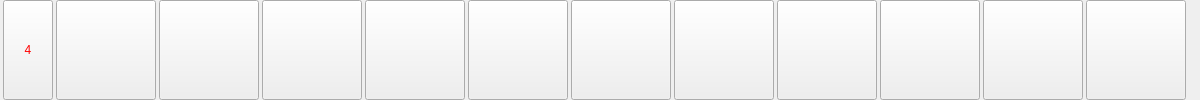
     <widget class="QWidget" name="line3" native="true">
      <property name="minimumSize">
       <size>
        <width>1200</width>
        <height>100</height>
       </size>
      </property>
      <property name="maximumSize">
       <size>
        <width>100</width>
        <height>100</height>
       </size>
      </property>
      <layout class="QHBoxLayout" name="horizontalLayout_5">
       <property name="spacing">
        <number>0</number>
       </property>
       <property name="sizeConstraint">
        <enum>QLayout::SetNoConstraint</enum>
       </property>
       <property name="leftMargin">
        <number>0</number>
       </property>
       <property name="topMargin">
        <number>0</number>
       </property>
       <property name="rightMargin">
        <number>0</number>
       </property>
       <property name="bottomMargin">
        <number>0</number>
       </property>
       <item>
        <widget class="QToolButton" name="toolButton_43">
         <property name="minimumSize">
          <size>
           <width>50</width>
           <height>100</height>
          </size>
         </property>
         <property name="maximumSize">
          <size>
           <width>50</width>
           <height>100</height>
          </size>
         </property>
         <property name="styleSheet">
          <string notr="true">color: rgb(255, 0, 0);
font: 18pt &quot;华文琥珀&quot;;</string>
         </property>
         <property name="text">
          <string>4</string>
         </property>
         <property name="iconSize">
          <size>
           <width>80</width>
           <height>80</height>
          </size>
         </property>
         <property name="autoRaise">
          <bool>false</bool>
         </property>
        </widget>
       </item>
       <item>
        <widget class="QPushButton" name="col3_0">
         <property name="minimumSize">
          <size>
           <width>100</width>
           <height>100</height>
          </size>
         </property>
         <property name="maximumSize">
          <size>
           <width>100</width>
           <height>100</height>
          </size>
         </property>
         <property name="text">
          <string/>
         </property>
         <property name="iconSize">
          <size>
           <width>100</width>
           <height>100</height>
          </size>
         </property>
        </widget>
       </item>
       <item>
        <widget class="QPushButton" name="col3_1">
         <property name="minimumSize">
          <size>
           <width>100</width>
           <height>100</height>
          </size>
         </property>
         <property name="maximumSize">
          <size>
           <width>100</width>
           <height>100</height>
          </size>
         </property>
         <property name="text">
          <string/>
         </property>
         <property name="iconSize">
          <size>
           <width>100</width>
           <height>100</height>
          </size>
         </property>
        </widget>
       </item>
       <item>
        <widget class="QPushButton" name="col3_2">
         <property name="minimumSize">
          <size>
           <width>100</width>
           <height>100</height>
          </size>
         </property>
         <property name="maximumSize">
          <size>
           <width>100</width>
           <height>100</height>
          </size>
         </property>
         <property name="text">
          <string/>
         </property>
         <property name="iconSize">
          <size>
           <width>100</width>
           <height>100</height>
          </size>
         </property>
        </widget>
       </item>
       <item>
        <widget class="QPushButton" name="col3_3">
         <property name="minimumSize">
          <size>
           <width>100</width>
           <height>100</height>
          </size>
         </property>
         <property name="maximumSize">
          <size>
           <width>100</width>
           <height>100</height>
          </size>
         </property>
         <property name="text">
          <string/>
         </property>
         <property name="iconSize">
          <size>
           <width>100</width>
           <height>100</height>
          </size>
         </property>
        </widget>
       </item>
       <item>
        <widget class="QPushButton" name="col3_4">
         <property name="minimumSize">
          <size>
           <width>100</width>
           <height>100</height>
          </size>
         </property>
         <property name="maximumSize">
          <size>
           <width>100</width>
           <height>100</height>
          </size>
         </property>
         <property name="text">
          <string/>
         </property>
         <property name="iconSize">
          <size>
           <width>100</width>
           <height>100</height>
          </size>
         </property>
        </widget>
       </item>
       <item>
        <widget class="QPushButton" name="col3_5">
         <property name="minimumSize">
          <size>
           <width>100</width>
           <height>100</height>
          </size>
         </property>
         <property name="maximumSize">
          <size>
           <width>100</width>
           <height>100</height>
          </size>
         </property>
         <property name="text">
          <string/>
         </property>
         <property name="iconSize">
          <size>
           <width>100</width>
           <height>100</height>
          </size>
         </property>
        </widget>
       </item>
       <item>
        <widget class="QPushButton" name="col3_6">
         <property name="minimumSize">
          <size>
           <width>100</width>
           <height>100</height>
          </size>
         </property>
         <property name="maximumSize">
          <size>
           <width>100</width>
           <height>100</height>
          </size>
         </property>
         <property name="text">
          <string/>
         </property>
         <property name="iconSize">
          <size>
           <width>100</width>
           <height>100</height>
          </size>
         </property>
        </widget>
       </item>
       <item>
        <widget class="QPushButton" name="col3_7">
         <property name="minimumSize">
          <size>
           <width>100</width>
           <height>100</height>
          </size>
         </property>
         <property name="maximumSize">
          <size>
           <width>100</width>
           <height>100</height>
          </size>
         </property>
         <property name="text">
          <string/>
         </property>
         <property name="iconSize">
          <size>
           <width>100</width>
           <height>100</height>
          </size>
         </property>
        </widget>
       </item>
       <item>
        <widget class="QPushButton" name="col3_8">
         <property name="minimumSize">
          <size>
           <width>100</width>
           <height>100</height>
          </size>
         </property>
         <property name="maximumSize">
          <size>
           <width>100</width>
           <height>100</height>
          </size>
         </property>
         <property name="text">
          <string/>
         </property>
         <property name="iconSize">
          <size>
           <width>100</width>
           <height>100</height>
          </size>
         </property>
        </widget>
       </item>
       <item>
        <widget class="QPushButton" name="col3_9">
         <property name="minimumSize">
          <size>
           <width>100</width>
           <height>100</height>
          </size>
         </property>
         <property name="maximumSize">
          <size>
           <width>100</width>
           <height>100</height>
          </size>
         </property>
         <property name="text">
          <string/>
         </property>
         <property name="iconSize">
          <size>
           <width>100</width>
           <height>100</height>
          </size>
         </property>
        </widget>
       </item>
       <item>
        <widget class="QPushButton" name="col3_10">
         <property name="minimumSize">
          <size>
           <width>100</width>
           <height>100</height>
          </size>
         </property>
         <property name="maximumSize">
          <size>
           <width>100</width>
           <height>100</height>
          </size>
         </property>
         <property name="text">
          <string/>
         </property>
         <property name="iconSize">
          <size>
           <width>100</width>
           <height>100</height>
          </size>
         </property>
        </widget>
       </item>
      </layout>
     </widget>
